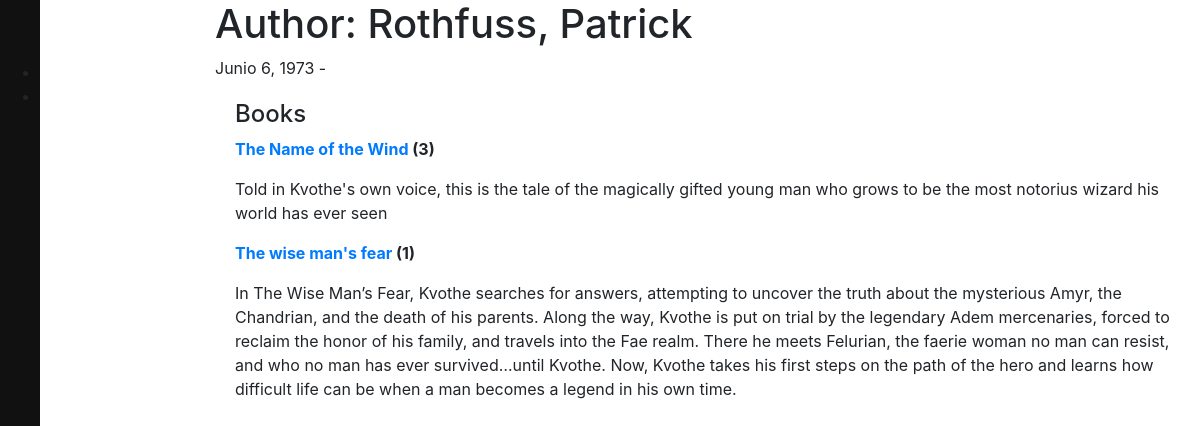
The app's page /catalog/author/1 with its own data.
### catalog/models.py (models this page shows, shortened)
class Author(models.Model):
    first_name = models.CharField(max_length=100)
    last_name = models.CharField(max_length=100)
    date_of_birth = models.DateField(null=True, blank=True)
    date_of_death = models.DateField('Died', null=True, blank=True)
    class Meta:
        ordering = ['last_name']
        permissions = (("can_modify_author", "Add, Modify and Delete author"),)

class Book(models.Model):
    title = models.CharField(max_length=200)
    author = models.ForeignKey(Author, on_delete=models.SET_NULL, null=True)
    summary = models.TextField(max_length=1000, help_text='Enter a brief description of the book')
    isbn = models.CharField('ISBN', max_length=13, help_text='13 Character <a href="https://www.isbn-international.org/content/what-isbn">ISBN number</a>')
    genre = models.ManyToManyField(Genre, help_text='Select a genre for this book')
    class Meta:
        ordering = ['title']
        permissions = (("can_modify_book", "Add, Modify and Delete book"),)
    def display_genre(self):
        return ', '.join(genre.name for genre in self.genre.all()[:3])
    display_genre.short_description = 'Genre'

### catalog/views.py (the view)
# urls.py: re_path(r'^author/(?P<pk>\d+)$', views.AuthorDetailView.as_view(), name='author-detail'),
class AuthorDetailView(generic.DetailView):
    model = Author
    paginate_by=2
    def get_context_data(self, **kwargs):
        context = super().get_context_data(**kwargs)
        context['books'] = Book.objects.filter(author_id=kwargs['object'].id)
        return context

### template/catalog/author_detail.html (shortened to what this page needs)
{% extends "base_generic.html" %}
{% block content %}
  <h1>Author: {{ author.last_name}}, {{author.first_name }}</h1>
  <p>{{author.date_of_birth}} -
      </p>
  <div style="margin-left:20px;margin-top:20px">
    <h4>Books</h4>
    {% if books %}
    {% for book in books  %}
    <p><b><a href="{% url 'book-detail' book.id %}"> {{book.title}}</a> ({{book.id}})<p></b>
    <p>{{book.summary}}</p>
    {% endfor %}
    {% else %}
    <p>Not found book</p>
    {% endif %}
  </div>
{% endblock %}

### records on screen
Author: last_name "Rothfuss", first_name "Patrick", date_of_birth "Junio 6, 1973"
Book: title "The Name of the Wind", id "3", summary "Told in Kvothe's own voice, this is the tale of the magically gifted young man who grows to be the most notorius wizard his world has ever seen"
Book: title "The wise man's fear", id "1", summary "In The Wise Man’s Fear, Kvothe searches for answers, attempting to uncover the truth about the mysterious Amyr, the Chandrian, and the death of his parents. Along the way, Kvothe is put on trial by the legendary Adem mercenaries, forced to reclaim the honor of his family, and travels into the Fae realm. There he meets Felurian, the faerie woman no man can resist, and who no man has ever survived…until Kvothe. Now, Kvothe takes his first steps on the path of the hero and learns how difficult life can be when a man becomes a legend in his own time."
